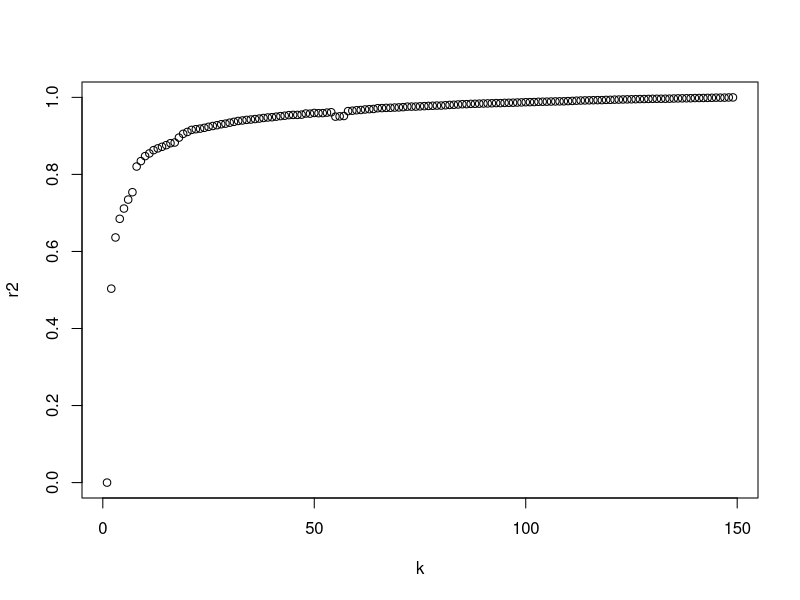
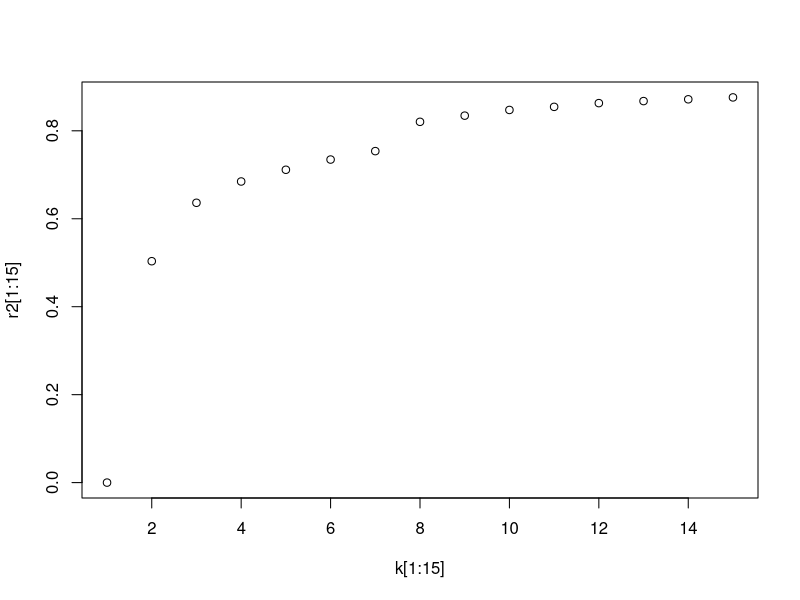
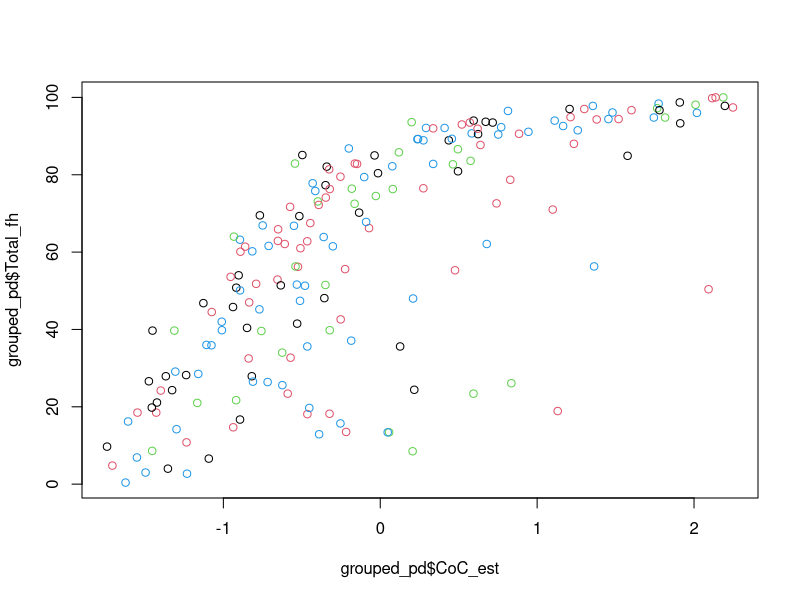
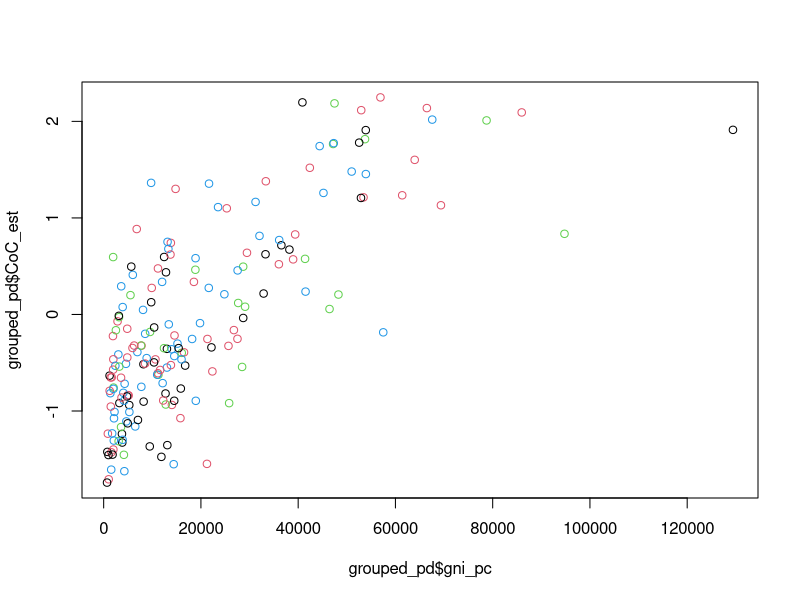
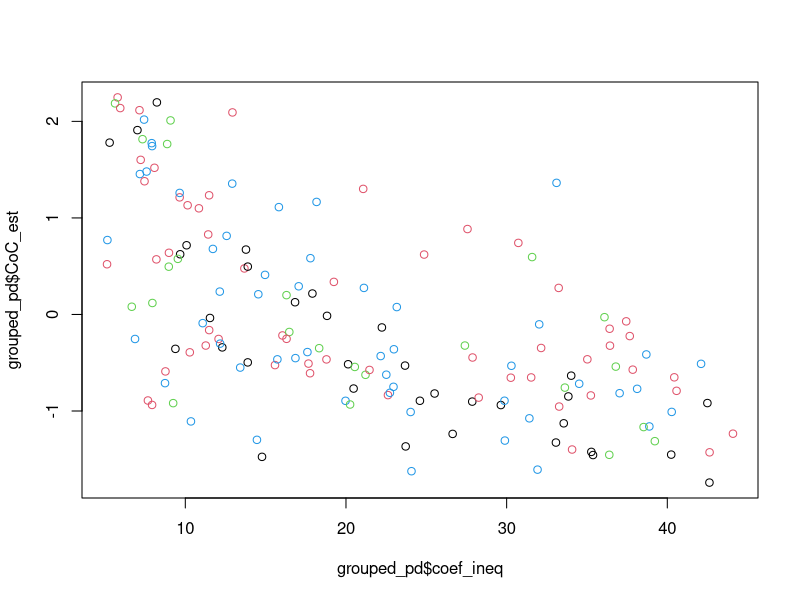
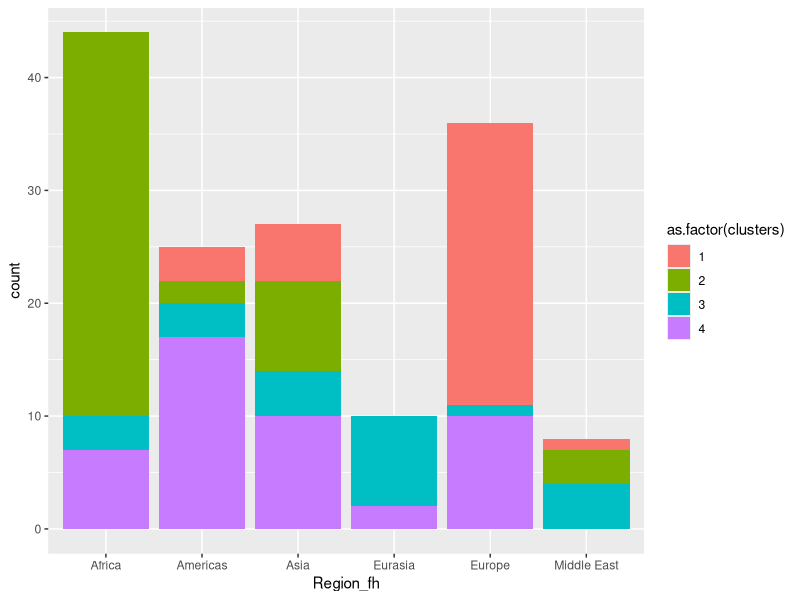
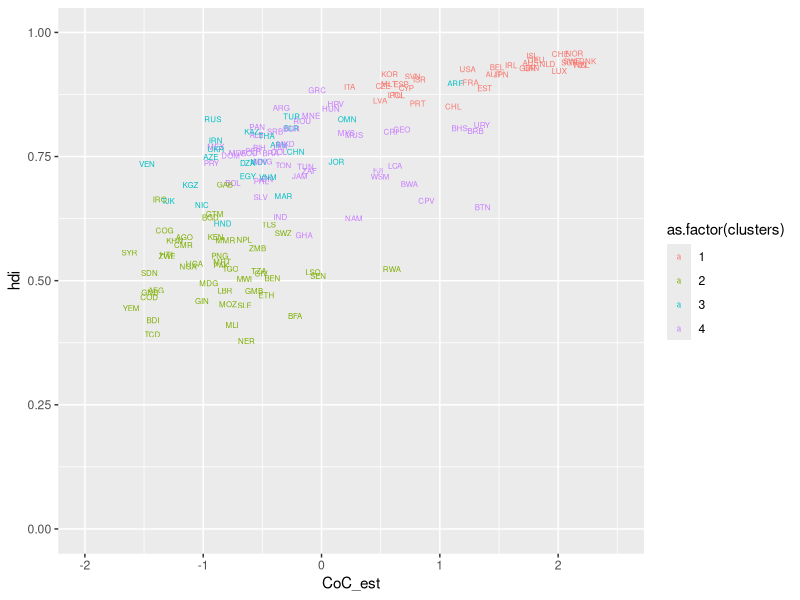
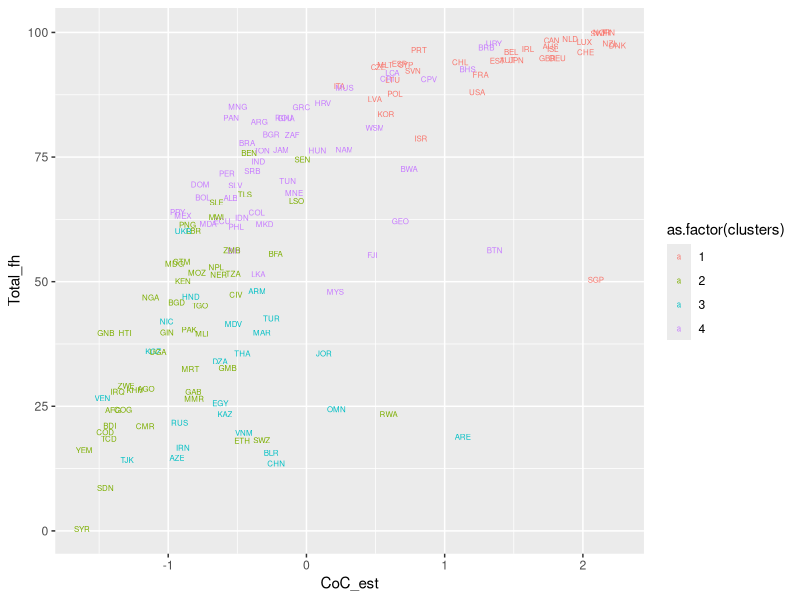

The R source for these figures, in order:
## ---- chunk 1
library(dplyr)
library(magrittr)
library(readr)
library(ggplot2)
## ---- chunk 2
project_data <- read_csv("./project_data.csv")
## created grouped averages for each country
grouped_pd <- project_data %>%
  group_by(`Country Name`, `Country Code`) %>%
  summarize(
    CoC_est = mean(`Control of Corruption: Estimate`, na.rm = T),
    Gov_Eff_est = mean(`Government Effectiveness: Estimate`, na.rm = T),
    Pol_Sta_est = mean(`Political Stability and Absence of Violence/Terrorism: Estimate`, na.rm = T),
    Reg_Qua_est = mean(`Regulatory Quality: Estimate`, na.rm = T),
    Rule_Law_est = mean(`Rule of Law: Estimate`, na.rm = T),
    Voice_Act_est = mean(`Voice and Accountability: Estimate`, na.rm = T),
    GDP_current = mean(`GDP (current US$)`, na.rm = T),
    Region_fh = names(which.max(table(Region_fh))),
    PR_fh = mean(PR_fh, na.rm = T),
    CL_fh = mean(CL_fh, na.rm = T),
    Total_fh = mean(Total_fh, na.rm = T),
    hdi = mean(hdi, na.rm = T),
    le = mean(le, na.rm = T),
    gni_pc = mean(gnipc, na.rm = T),
    coef_ineq = mean(coef_ineq, na.rm = T),
    gii = mean(gii, na.rm = T)
    ) 

## ---- chunk 3
scaled_df <- grouped_pd %>%
  select(-Total_fh)
scaled_df[, c(-1, -2, -10)] <- scale(scaled_df[, c(-1, -2, -10)])
mtrx <- model.matrix(lm(CoC_est ~ . -1 -`Country Name` -`Country Code` -`Region_fh`, data = scaled_df))
row.names(scaled_df) <- paste(grouped_pd$`Country Name`)
dim(mtrx)  ## some countries dropped due to NA's in certain columns
## ---- chunk 4
set.seed(123)
KM4 <- kmeans(mtrx, centers = 4)
summary(KM4) 
KM4$cluster[1:10]
## ---- chunk 5
k <- seq(2:nrow(mtrx))
r2 <- vector("double", length = length(k))

for (i in seq_along(k)) {
  set.seed(123)
  tempk <- kmeans(mtrx, k[i])
  r2[i] <- tempk$betweenss/tempk$totss
}
plot(k, r2)
plot(k[1:15], r2[1:15]) ## k = 9 or k = 4 seem reasonable

## ---- chunk 6
plot(grouped_pd$CoC_est, grouped_pd$Total_fh, col = KM4$cluster)
## ---- chunk 7
plot(grouped_pd$gni_pc, grouped_pd$CoC_est, col = KM4$cluster)
## ---- chunk 8
plot(grouped_pd$coef_ineq, grouped_pd$CoC_est, col = KM4$cluster)
## ---- chunk 9
no_na <- grouped_pd %>%
  tidyr::drop_na()
no_na$clusters <- KM4$cluster
ggplot(data = no_na) +
  geom_bar(aes(x = Region_fh, fill = as.factor(clusters)))
## ---- chunk 10
no_na %>%
  group_by(clusters) %>%
  summarize(
    CoC_est = mean(`CoC_est`, na.rm = T),
    Gov_Eff_est = mean(`Gov_Eff_est`, na.rm = T),
    Pol_Sta_est = mean(`Pol_Sta_est`, na.rm = T),
    Reg_Qua_est = mean(`Reg_Qua_est`, na.rm = T),
    Rule_Law_est = mean(`Rule_Law_est`, na.rm = T),
    Voice_Act_est = mean(`Voice_Act_est`, na.rm = T),
    GDP_current = mean(`GDP_current`, na.rm = T),
    PR_fh = mean(PR_fh, na.rm = T),
    CL_fh = mean(CL_fh, na.rm = T),
    Total_fh = mean(Total_fh, na.rm = T),
    hdi = mean(hdi, na.rm = T),
    le = mean(le, na.rm = T),
    gni_pc = mean(gni_pc, na.rm = T),
    coef_ineq = mean(coef_ineq, na.rm = T),
    gii = mean(gii, na.rm = T),
    n = n()
  ) -> metrics_by_cluster

metrics_by_cluster %>% 
  dplyr::select(CoC_est, Total_fh, hdi, gni_pc, coef_ineq, n)

## ---- chunk 11
## Johnston's analysis finds that at K = 4, you can subdivide countries into 4 groups of cases (40-50) Influence Markets, Elite Cartels, Oligarchs and Clans, Official Moguls
## ---- chunk 12


ggplot(aes(x = CoC_est, y = hdi, col = as.factor(clusters)), data = no_na) +
  geom_text(aes(label = `Country Code`), size = 2) +
  scale_x_continuous(limits = c(-2, 2.5)) + 
  scale_y_continuous(limits = c(0, 1)) 

    
## ---- chunk 13
ggplot(aes(x = CoC_est, y = Total_fh, col = as.factor(clusters)), data = no_na) +
  geom_text(aes(label = `Country Code`), size = 2)
## ---- chunk 14
vec <- list()
for(i in 1:4){
  df <- no_na %>%
    filter(clusters == i)
  plot <- ggplot(aes(x = CoC_est, y = hdi), data = df) + 
    geom_text(aes(label = `Country Code`), size = 2) +
    scale_x_continuous(limits = c(-2, 2.5)) + 
    scale_y_continuous(limits = c(0, 1)) 
  vec[[i]] <- plot
}
vec
## ---- chunk 15
no_na %>%
  filter(clusters == 1)
## ---- chunk 16
KM9 <- kmeans(mtrx, centers = 9)
summary(KM9) 
## ---- chunk 17
no_na$clusters <- KM9$cluster
ggplot(data = no_na) +
  geom_bar(aes(x = Region_fh, fill = as.factor(clusters)))
## ---- chunk 18
no_na %>%
  group_by(clusters) %>%
  summarize(
    CoC_est = mean(`CoC_est`, na.rm = T),
    Gov_Eff_est = mean(`Gov_Eff_est`, na.rm = T),
    Pol_Sta_est = mean(`Pol_Sta_est`, na.rm = T),
    Reg_Qua_est = mean(`Reg_Qua_est`, na.rm = T),
    Rule_Law_est = mean(`Rule_Law_est`, na.rm = T),
    Voice_Act_est = mean(`Voice_Act_est`, na.rm = T),
    GDP_current = mean(`GDP_current`, na.rm = T),
    PR_fh = mean(PR_fh, na.rm = T),
    CL_fh = mean(CL_fh, na.rm = T),
    Total_fh = mean(Total_fh, na.rm = T),
    hdi = mean(hdi, na.rm = T),
    le = mean(le, na.rm = T),
    gni_pc = mean(gni_pc, na.rm = T),
    coef_ineq = mean(coef_ineq, na.rm = T),
    gii = mean(gii, na.rm = T),
    n = n()
  ) -> metrics_by_cluster

metrics_by_cluster %>% 
  dplyr::select(CoC_est, Total_fh, hdi, gni_pc, coef_ineq, n)
## ---- chunk 19
ggplot(aes(x = CoC_est, y = hdi, col = as.factor(clusters)), data = no_na) +
  geom_text(aes(label = `Country Code`), size = 2) +
  scale_x_continuous(limits = c(-2, 2.5)) + 
  scale_y_continuous(limits = c(0, 1)) 

